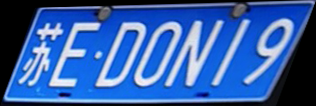
#> input picture test1.png, 316 x 106 px
$ python pppp.py
#> lines starting #> are read from the running program, lines starting #| are printed output that depends on the picture; long printed decimals are rounded
# -*- coding:utf-8 -*-
import cv2
import numpy as np


def rad(x):
    return x * np.pi / 180


img = cv2.imread("./test1.png")
#> img is the input picture: shape (106, 316, 3); mean B, G, R 167.1, 96.1, 54.8
cv2.imshow("original", img)

# 扩展图像，保证内容不超出可视范围
img = cv2.copyMakeBorder(img, 200, 200, 200, 200, cv2.BORDER_CONSTANT, 0)
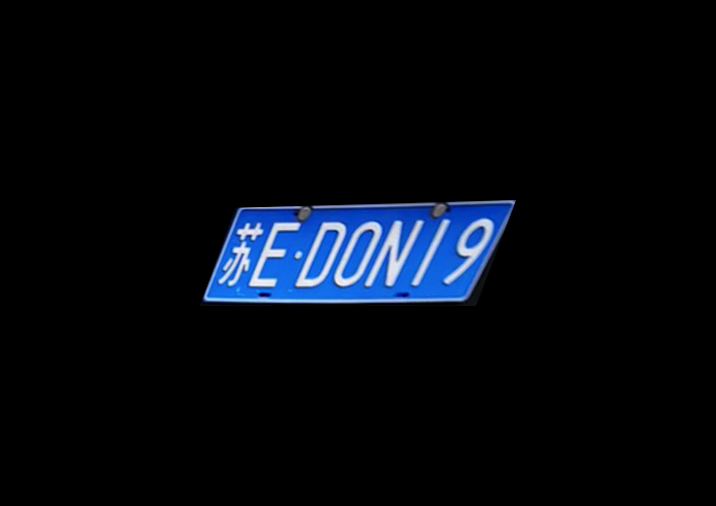
#> img: shape (506, 716, 3); mean B, G, R 15.5, 8.9, 5.1
w, h = img.shape[0:2]
#> w = 506; h = 716

anglex = 0
angley = 30
anglez = 0  # 是旋转
fov = 42
while 1:
    # 镜头与图像间的距离，21为半可视角，算z的距离是为了保证在此可视角度下恰好显示整幅图像
    z = np.sqrt(w ** 2 + h ** 2) / 2 / np.tan(rad(fov / 2))
#> z = 1142
    # 齐次变换矩阵
    rx = np.array([[1, 0, 0, 0],
                   [0, np.cos(rad(anglex)), -np.sin(rad(anglex)), 0],
                   [0, -np.sin(rad(anglex)), np.cos(rad(anglex)), 0, ],
                   [0, 0, 0, 1]], np.float32)

    ry = np.array([[np.cos(rad(angley)), 0, np.sin(rad(angley)), 0],
                   [0, 1, 0, 0],
                   [-np.sin(rad(angley)), 0, np.cos(rad(angley)), 0, ],
                   [0, 0, 0, 1]], np.float32)

    rz = np.array([[np.cos(rad(anglez)), np.sin(rad(anglez)), 0, 0],
                   [-np.sin(rad(anglez)), np.cos(rad(anglez)), 0, 0],
                   [0, 0, 1, 0],
                   [0, 0, 0, 1]], np.float32)

    r = rx.dot(ry).dot(rz)

    # 四对点的生成
    pcenter = np.array([h / 2, w / 2, 0, 0], np.float32)
#> pcenter = [358, 253, 0, 0]

    p1 = np.array([0, 0, 0, 0], np.float32) - pcenter
#> p1 = [-358, -253, 0, 0]
    p2 = np.array([w, 0, 0, 0], np.float32) - pcenter
#> p2 = [148, -253, 0, 0]
    p3 = np.array([0, h, 0, 0], np.float32) - pcenter
    p4 = np.array([w, h, 0, 0], np.float32) - pcenter

    dst1 = r.dot(p1)
    dst2 = r.dot(p2)
    dst3 = r.dot(p3)
    dst4 = r.dot(p4)

    list_dst = [dst1, dst2, dst3, dst4]

    org = np.array([[0, 0],
                    [w, 0],
                    [0, h],
                    [w, h]], np.float32)

    dst = np.zeros((4, 2), np.float32)

    # 投影至成像平面
    for i in range(4):
        dst[i, 0] = list_dst[i][0] * z / (z - list_dst[i][2]) + pcenter[0]
        dst[i, 1] = list_dst[i][1] * z / (z - list_dst[i][2]) + pcenter[1]

    warpR = cv2.getPerspectiveTransform(org, dst)

    result = cv2.warpPerspective(img, warpR, (h, w))
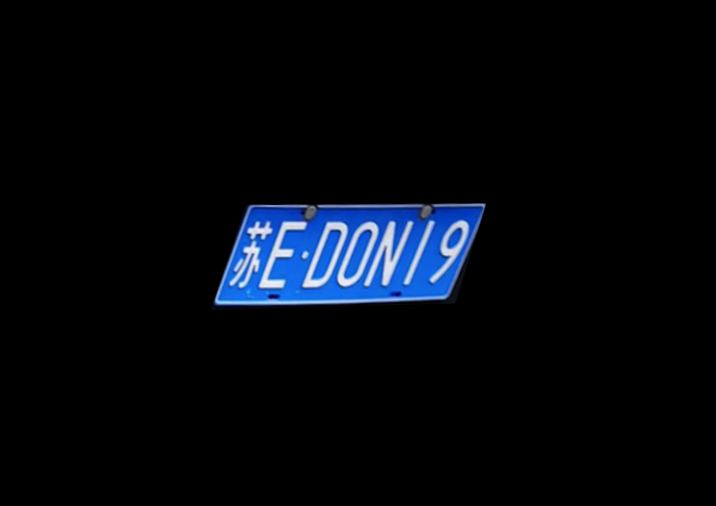
#> result: shape (506, 716, 3); mean B, G, R 13.5, 7.8, 4.5
    cv2.imshow("result", result)
    c = cv2.waitKey(30)
#> (key q is pressed here)

    # anglex += 3      #auto rotate
    # anglez += 1       #auto rotate
    # angley += 2      #auto rotate

    # 键盘控制
    if 27 == c:  # Esc quit
        break;
    if c == ord('w'):
        anglex += 1
    if c == ord('s'):
        anglex -= 1
    if c == ord('a'):
        angley += 1
        # dx=0
    if c == ord('d'):
        angley -= 1
    if c == ord('u'):
        anglez += 1
    if c == ord('p'):
        anglez -= 1
    if c == ord('t'):
        fov += 1
    if c == ord('r'):
        fov -= 1
    if c == ord(' '):
        anglex = angley = anglez = 0
    if c == ord('q'):
        print("======================================")
        print('旋转矩阵：\n', r)
        print("angle alpha: ", anglex, 'angle beta: ', angley, "dz: ", anglez, ": ", z)
#| angle alpha:  0 angle beta:  30 dz:  0 :  1142.007

cv2.destroyAllWindows()
